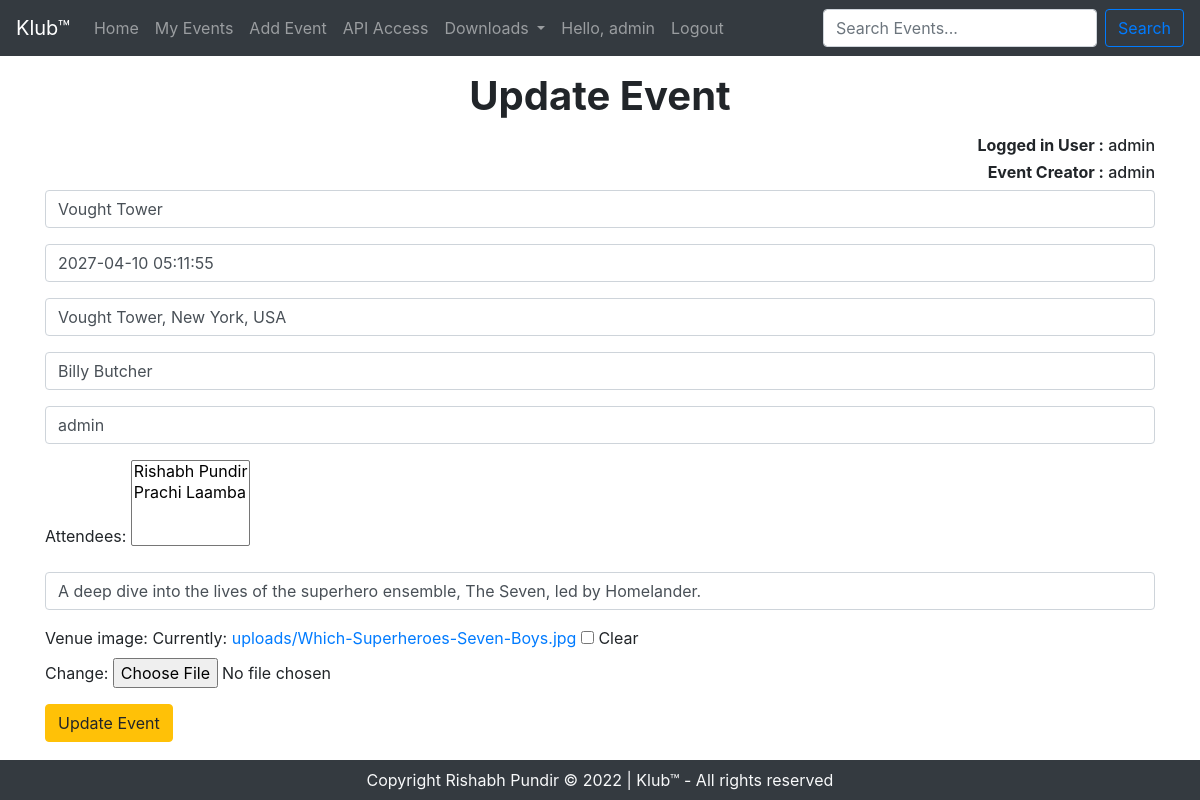
Screenshot of /UpdateEvent/2 (signed in) with the database file from the repository.
### ClubApp/models.py (models this page shows, shortened)
class Event(models.Model):
    event_name = models.CharField(max_length=50)
    event_date = models.DateTimeField()
    venue = models.CharField(max_length=100)
    event_manager = models.CharField(max_length=50)
    event_creator = models.CharField(max_length=50, null=True)
    attendees = models.ManyToManyField(User, blank=True)
    description = models.TextField(max_length=300, null=True, blank=True)
    venue_image = models.ImageField(null=True, blank=True, upload_to='uploads/')

### ClubApp/views.py (the view)
# urls.py: path('UpdateEvent/<event_id>', views.update_event, name='update_event_link'),
def update_event(request, event_id):
    event = Event.objects.get(pk=event_id)
    form = EventForm(request.POST or None, request.FILES or None, instance=event)
    updated = False
    if form.is_valid():
        form.save()
        return HttpResponseRedirect(f'/EventDetails/{event_id}?updated=True')
    return render(request, 'update_event.html', {'event': event, 'form': form})

### templates/event_form.py
class EventForm(ModelForm):
    class Meta:
        model = Event
        fields = "__all__"          # OR            fields = ("event_name", "event_date", "venue", "event_manager", "event_creator", "description", "venue_image")
        labels = {
            'event_name' :  "",
            'event_date' :  "",
            'venue' :  "",
            'event_manager' :  "",
            'event_creator' :  "",
            'description' : "",
        }
        widgets = {
            'event_name' : forms.TextInput(attrs={'class':'form-control', 'placeholder':'Event Name'}),
            'event_date' : forms.TextInput(attrs={'class':'form-control', 'placeholder':'Event Date (YYYY-MM-DD HH:MM:SS)'}),
            'venue' : forms.TextInput(attrs={'class':'form-control', 'placeholder':'Venue Address'}),
            'event_manager' : forms.TextInput(attrs={'class':'form-control', 'placeholder':'Event Manager'}),
            'event_creator' : forms.TextInput(attrs={'class':'form-control', 'value':'<ENTER YOUR USERNAME HERE>'}),
            'description' : forms.TextInput(attrs={'class':'form-control', 'placeholder':'Description'}),
        }

### ClubApp/models.py (called while the page is built)
    def __str__(self):
        return self.first_name + " " + self.last_name

### templates/update_event.html (shortened to what this page needs)
{% extends 'base.html' %}
{% load static %}
{% get_media_prefix as MEDIA_URL %}
{% block body %}
<div class="container mb-5">
    <h1 class="text-center my-3"><strong>Update Event</strong></h1>
    {% if user.is_authenticated %}
        {% if user.get_username == event.event_creator %}
            <h6 class="text-right"><strong>Logged in User :</strong> {{user.get_username}}</h6>
            <h6 class="text-right"><strong>Event Creator :</strong> {{event.event_creator}}</h6>
            <form action="" enctype="multipart/form-data" method=POST>
                {{form.as_p}}
                <button type="submit" class="btn btn-warning">Update Event</button>
            </form>
        {% endif %}
    {% endif%}
</div>
{% endblock body %}

### templates/base.html (shortened to what this page needs)
<!doctype html>
<html lang="en">
<head>
  <link rel="stylesheet" href="https://cdn.jsdelivr.net/npm/bootstrap@4.3.1/dist/css/bootstrap.min.css"
>
</head>
<body>
  <nav class="navbar navbar-expand-lg navbar-dark bg-dark">
    <a class="navbar-brand" href="#">Klub™</a>
    <div class="collapse navbar-collapse" id="navbarSupportedContent">
      <ul class="navbar-nav mr-auto">
        <li class="nav-item {% block home-active %}{% endblock home-active %}">
          <a class="nav-link" href="{% url 'home_link' %}">Home</a>
        </li>
        {% if user.is_authenticated %}
        <li class="nav-item {% block my-events-active %}{% endblock my-events-active %}">
          <a class="nav-link" href="{% url 'my_events_link' %}">My Events</a>
        </li>
        {% endif %}
        <li class="nav-item {% block add-event-active %}{% endblock add-event-active %}">
          <a class="nav-link" href="{% url 'add_event_link' %}">Add Event</a>
        </li>
        <li class="nav-item">
          <a class="nav-link" href="/api">API Access</a>
        </li>
        <li class="nav-item dropdown">
          <a class="nav-link dropdown-toggle" href="#" id="navbarDropdown" role="button" data-toggle="dropdown"
            aria-haspopup="true" aria-expanded="false">
            Downloads
          </a>
        </li>
        {% if user.is_authenticated %}
        <li class="nav-item">
          <a class="nav-link" href="">Hello, {{user.get_username}}</a>
        </li>
        <li class="nav-item">
          <a class="nav-link" href="{% url 'logout_link' %}">Logout</a>
        </li>
        {% endif %}
      </ul>
      <form class="form-inline my-2 my-lg-0" action="{% url 'search_events_link' %}" method=POST>
        <input class="form-control mr-sm-2" type="search" name="search-bar" placeholder="Search Events..."
          aria-label="Search">
        <button class="btn btn-outline-primary my-2 my-sm-0" type="submit">Search</button>
      </form>
    </div>
  </nav>
  {% block body %}
  {% endblock body %}
  <footer class="bg-dark text-light fixed-bottom">
    <p class="text-center py-2 my-0">
      Copyright Rishabh Pundir &copy; 2022 | Klub™ - All rights reserved
    </p>
  </footer>
</body>
</html>

### rows the page displays
Event: event_creator "admin", event_name "Vought Tower", event_date "2027-04-10 05:11:55", venue "Vought Tower, New York, USA", event_manager "Billy Butcher", description "A deep dive into the lives of the superhero ensemble, The Seven, led by Homelander."

### other values shown
{{ user.get_username }} "admin"
